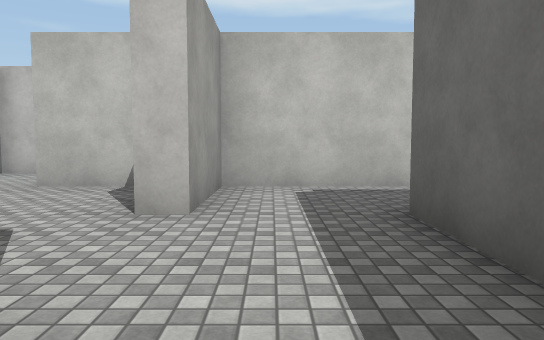
view 1 (above)

18 first-person views from a walk through a 3-D level made in the Unity game engine. The camera is 1.3 m above the floor, tilts 4° down and sees 70° across. The floor is counted in squares, 2 m on a side. Each view is taken from the middle of a square. On the plan, view 1 faces up. The plan holds only what a view shows up to about 11 squares ahead; the rest is blank. The player is left out. Surface patterns are stand-ins for the level's own textures.

view 2
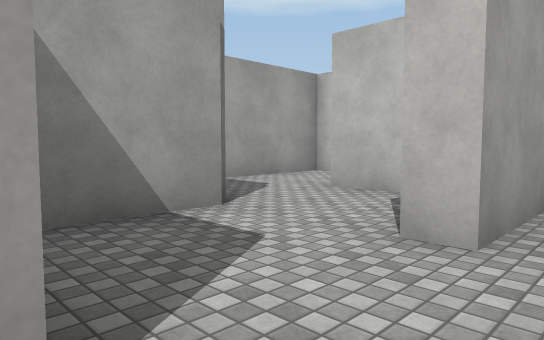

view 3
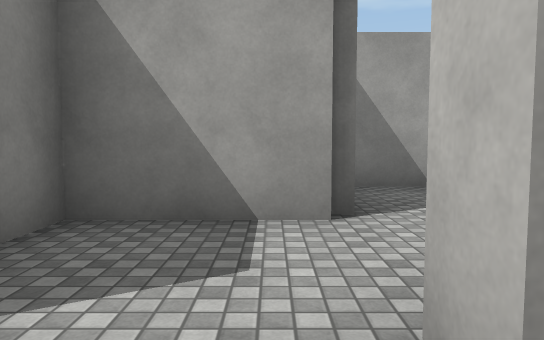

view 4
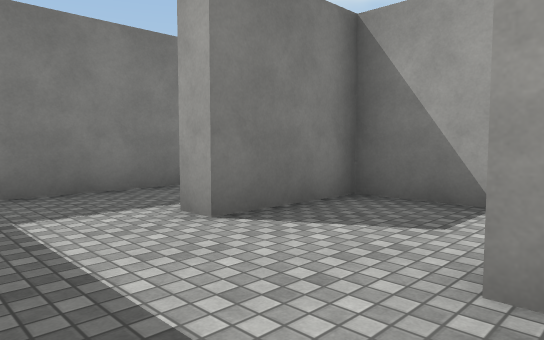

view 5
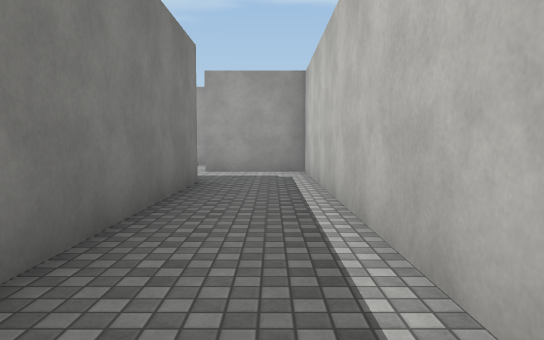

view 6
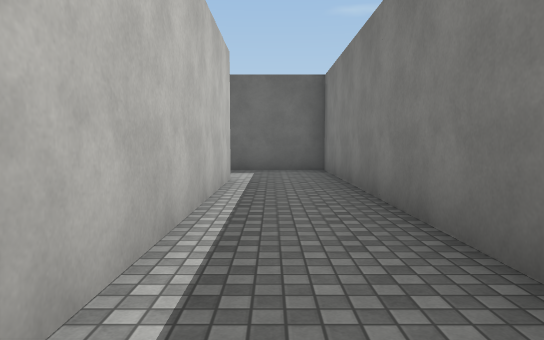

view 7
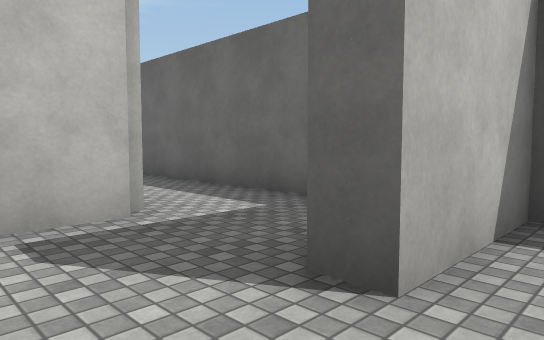

view 8
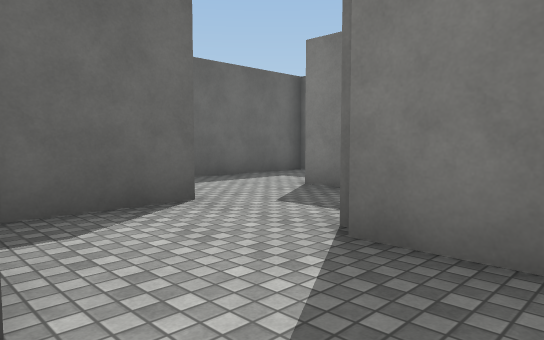

view 9
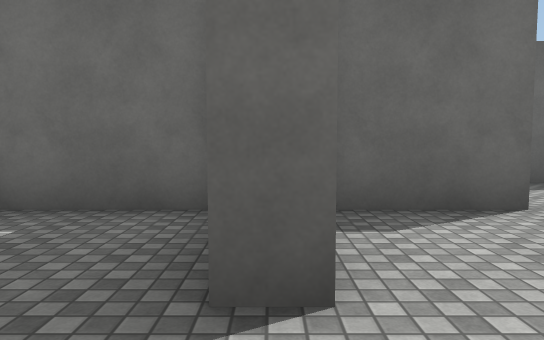

view 10
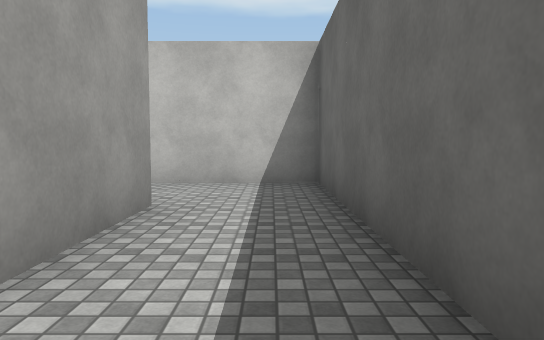

view 11
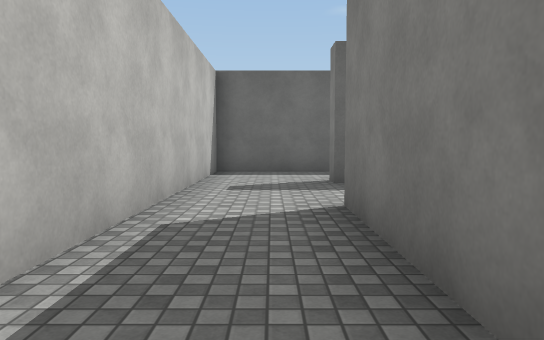

view 12
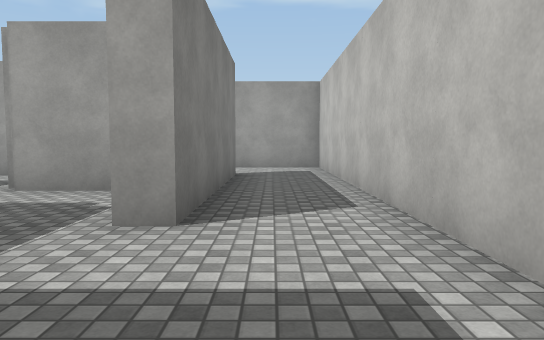

view 13
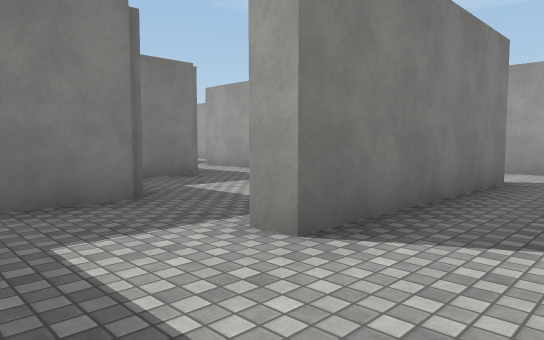

view 14
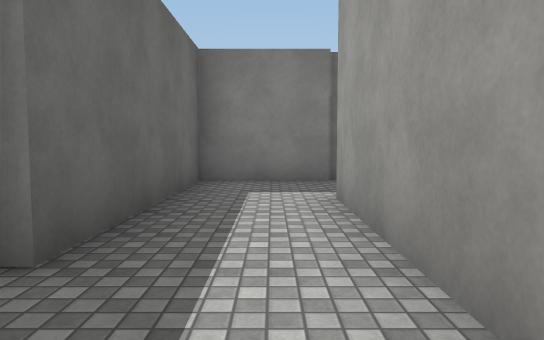

view 15
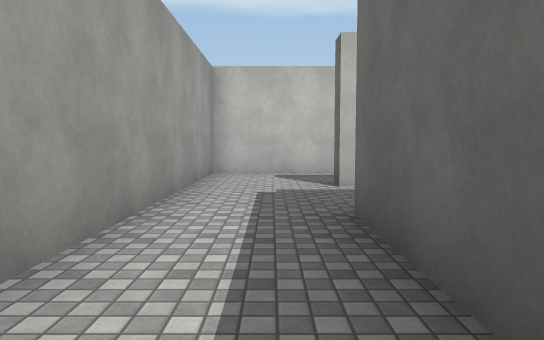

view 16
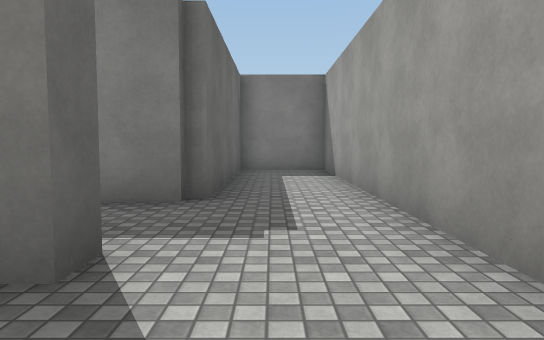

view 17
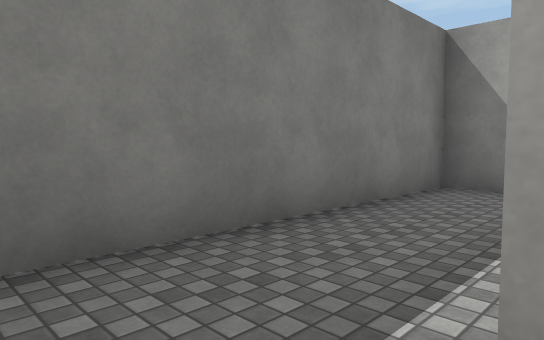

view 18
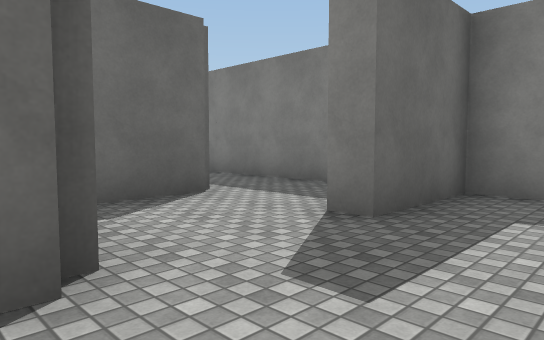

### Floor plan
Points are (right, up) in squares from view 1. A wall is a line through its corners. A room is listed if a view was taken in it or the views show most of it. See-through windows are left out.
Room 1 (views 1, 2, 3, 17)
walls: (-0.7, 3.5) (-1.2, 3.5); (-3.2, 3.6) (-3.2, 1.3) (-1, 1.3) (-1, 0.8); (-1.5, -1.2) (1.3, -1.2) (1.3, 3.7)
ways out: opening at (0, 4) to room 2; opening at (-2.5, 4) to room 3; opening at (-2, 0) to room 8
Room 2 (views 4, 5, 6)
walls: (1.3, 3.7) (11.2, 3.7) (11.2, 6); (8.9, 5.7) (-0.7, 5.7) (-0.7, 3.5)
ways out: opening at (0, 4) to room 1; opening at (9.5, 6)
Room 3 (view 7)
walls: (-4.6, 3.7) (-3.5, 3.7); (-1.2, 3.5) (-1.2, 5.7) (-3.5, 5.7); (-5.7, 5.5) (-5.7, 4.1)
ways out: opening at (-2.5, 4) to room 1; opening at (-4.5, 6) to room 4
Room 4 (views 8, 9, 10)
walls: (-3.4, 8.2) (-5.7, 8.2) (-5.7, 5.5); (-3.5, 5.7) (-3.5, 6.2); (-1.2, 6.5) (-1.2, 8.5)
ways out: opening at (-4.5, 6) to room 3; opening at (-2.5, 9.5) to room 5
Room 5 (views 11, 12, 13, 16)
walls: (-3.8, 11) (-3.2, 11) (-3.2, 8.8); (-8.2, 9.9) (-8.2, 8.5); (-6.1, 8.8) (-4.6, 8.8); (-11, 10.8) (-11, 11.3) (-6, 11.3) (-6, 10.8); (-1.2, 8.5) (-1.2, 13.2) (-13.3, 13.2) (-13.3, 10.4)
ways out: opening at (-2.5, 9.5) to room 4; opening at (-12, 11) to room 7; opening at (-7.5, 9) to room 9
Room 6 (view 14)
walls: (-10.8, 7) (-10.8, 3.5); (-11.1, 1.3) (-8.8, 1.3) (-8.8, 6.3)
ways out: opening at (-9, 7.5) to room 9; opening at (-11, 2.5)
Room 7 (view 15)
walls: (-11.1, 8.8) (-10, 8.8); (-13.3, 10.4) (-13.3, 3.7) (-11.2, 3.7) (-11.2, 8.5)
ways out: opening at (-12, 11) to room 5
Room 8 (view 18)
walls: (-3.8, 1) (-3.8, 2.5); (-5.7, -1.2) (-1.5, -1.2); (-7.1, -1.2) (-6.3, -1.2) (-6.3, 1) (-5.8, 1)
ways out: opening at (-2, 0) to room 1
Room 9 (no view inside)
walls: (-8.8, 6.3) (-7.4, 6.3)
ways out: opening at (-7.5, 9) to room 5; opening at (-9, 7.5) to room 6

Positions as (right, up) in squares from view 1, and headings:
1: (0, 0), facing up
2: (0, 1), facing up-left
3: (0, 3), facing left
4: (1, 4), facing down-left
5: (8, 5), facing left
6: (2, 5), facing right
7: (-5, 5), facing up-right
8: (-5, 6), facing down-right
9: (-5, 6), facing right
10: (-2, 7), facing up
11: (-10, 12), facing right
12: (-3, 12), facing left
13: (-4, 13), facing down-left
14: (-10, 8), facing down
15: (-12, 5), facing up
16: (-12, 13), facing down
17: (0, 1), facing down-left
18: (-8, 4), facing down-right
